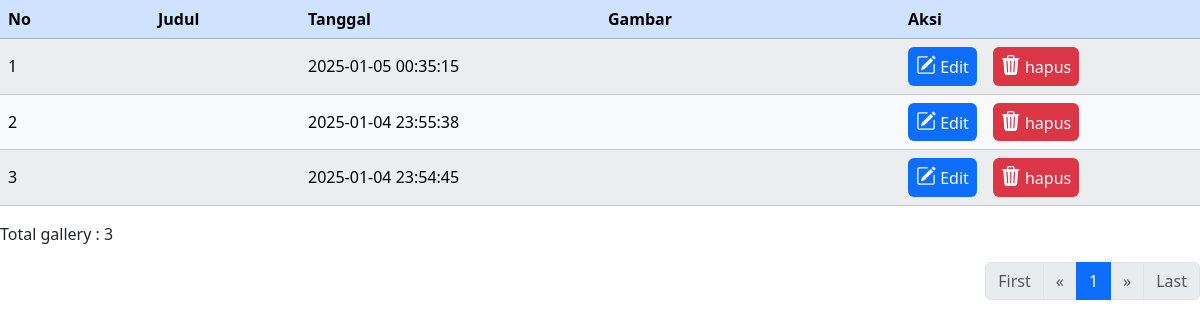
Screenshot of /gallery_data.php with the database file from the repository.
### tables this page shows
CREATE TABLE `gallery` (
  `id` int(11) NOT NULL,
  `judul` varchar(255) NOT NULL,
  `gambar` varchar(255) NOT NULL,
  `uploaded_at` datetime NOT NULL
);

### gallery_data.php (the view, shortened to what this page needs)
<head>
     <link
          rel="stylesheet"
          href="https://cdn.jsdelivr.net/npm/bootstrap-icons@1.11.1/font/bootstrap-icons.css" />
     <link
          href="https://cdn.jsdelivr.net/npm/bootstrap@5.3.2/dist/css/bootstrap.min.css"
          rel="stylesheet"
 />
     <link rel="stylesheet" href="css/font.css">
</head>
<body>
     <table class="table table-light table-striped table-hover" id="table">
          <thead class="table-primary">
               <tr>
                    <th class="col-1">No</th>
                    <th class="col-1">Judul</th>
                    <th class="col-2">Tanggal</th>
                    <th class="col-2">Gambar</th>
                    <th class="col-2">Aksi</th>
               </tr>
          </thead>
          <tbody>
               <?php
               include 'koneksi.php';
               $hlm = (isset($_POST['hlm'])) ? $_POST['hlm'] : 1;
               $limit = 3;
               $limit_start = ($hlm - 1) * $limit;
               $sql = "SELECT * FROM gallery ORDER BY uploaded_at DESC LIMIT $limit_start, $limit";
               $hasil = $conn->query($sql);
               $no = 1;
               while ($row = $hasil->fetch_assoc()) {
               ?>
                    <tr>
                         <td class="align-middle"><?= $no++ ?></td>
                         <td class="align-middle"><strong><?= $row["judul"] ?></strong></td>
                         <td class="align-middle"><?= $row["uploaded_at"] ?></td>
                         <td class="align-middle">
                         </td>
                         <td class="align-middle">
                              <div class="d-flex align-items-center gap-3">
                                   <a href="#" title="edit" class="bg-primary p-2 rounded text-white text-decoration-none" data-bs-toggle="modal" data-bs-target="#modalEdit<?= $row["id"] ?>">
                                        <i class="bi bi-pencil-square text-white fs-5"></i>
                                        Edit
                                   </a>
                                   <a href="#" title="delete" class="bg-danger p-2 rounded text-white text-decoration-none" data-bs-toggle="modal" data-bs-target="#modalHapus<?= $row["id"] ?>">
                                        <i class="bi bi-trash3-fill text-white fs-5"></i>
                                        hapus
                                   </a>
                              </div>
                         </td>
                    </tr>
               <?php
               }
               ?>
          </tbody>
     </table>
     <?php
     $sql1 = "SELECT * FROM gallery";
     $hasil1 = $conn->query($sql1);
     $total_records = $hasil1->num_rows;
     ?>
     <p>Total gallery : <?php echo $total_records; ?></p>
     <nav class="mb-2">
          <ul class="pagination justify-content-end">
               <?php
               $jumlah_page = ceil($total_records / $limit);
               $jumlah_number = 1;
               $start_number = ($hlm > $jumlah_number) ? $hlm - $jumlah_number : 1;
               $end_number = ($hlm < ($jumlah_page - $jumlah_number)) ? $hlm + $jumlah_number : $jumlah_page;
               if ($hlm == 1) {
                    echo '<li class="page-item disabled"><a class="page-link" href="#">First</a></li>';
                    echo '<li class="page-item disabled"><a class="page-link" href="#"><span aria-hidden="true">&laquo;</span></a></li>';
               } else {
                    $link_prev = ($hlm > 1) ? $hlm - 1 : 1;
                    echo '<li class="page-item halaman" id="1"><a class="page-link" href="#">First</a></li>';
                    echo '<li class="page-item halaman" id="' . $link_prev . '"><a class="page-link" href="#"><span aria-hidden="true">&laquo;</span></a></li>';
               }
               for ($i = $start_number; $i <= $end_number; $i++) {
                    $link_active = ($hlm == $i) ? ' active' : '';
                    echo '<li class="page-item halaman ' . $link_active . '" id="' . $i . '"><a class="page-link" href="#">' . $i . '</a></li>';
               }
               if ($hlm == $jumlah_page) {
                    echo '<li class="page-item disabled"><a class="page-link" href="#"><span aria-hidden="true">&raquo;</span></a></li>';
                    echo '<li class="page-item disabled"><a class="page-link" href="#">Last</a></li>';
               }
               ?>
          </ul>
     </nav>
</body>
</html>

### rows the page displays
gallery: uploaded_at "2025-01-05 00:35:15"
gallery: uploaded_at "2025-01-04 23:55:38"
gallery: uploaded_at "2025-01-04 23:54:45"

### other values shown
$total_records "3"
